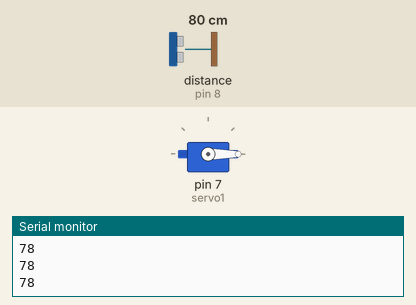
Bench run of a sketch on a simulated Arduino Uno, built with avr-gcc and run on an emulated ATmega328P. Parts: servo, the last lines printed to the serial monitor. Wiring (inferred from the names in the program): ultrasonic range finder: trigger pin 9; echo pin 8. Inputs (shaded band) come from the test bench; at power-on: distance to the obstacle (sensor on pin 8) 80 cm. The echo pulse lasts 58.3 µs per cm.

Above: at 1.6 s.
1.7 s: distance to the obstacle (sensor on pin 8) set to 34 cm
3.2 s: distance to the obstacle (sensor on pin 8) set to 28 cm
At 4.2 s:
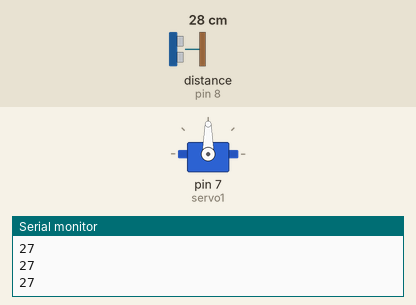
4.7 s: distance to the obstacle (sensor on pin 8) set to 35 cm
At 6.0 s:
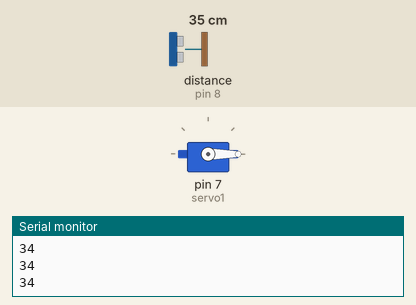
6.3 s: distance to the obstacle (sensor on pin 8) set to 2 cm
At 6.9 s:
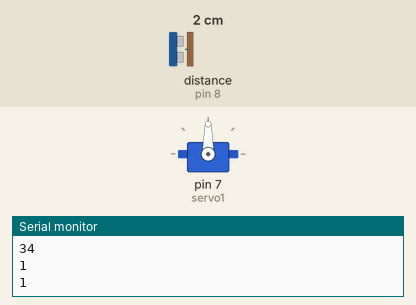
Timing chart, 0 to 8.9 s (numbered marks = the images above; inputs shaded):
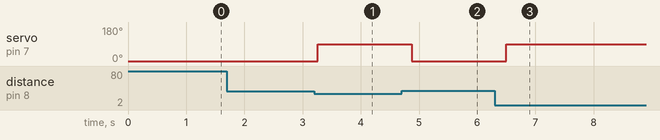

The sketch:

AutoBin.ino
```cpp
// include the servo library and make new servo objects
#include <Servo.h>
Servo servo1;
Servo servo2;

// servo activation distance
int distanceVal = 30;

// define ultrasonic distance sensor pins
const int trigPin1 = 9;
const int echoPin1 = 8;
// define variables used for distance sensor
long duration1;
int distance;

//////////////////////////////////////////////////////////////

void setup() {
  Serial.begin(9600); //use serial port with baud rate of 9600
  // first servo
  servo1.attach(7);
  servo1.write(0);
  delay(200);
  delay(200);
  pinMode(trigPin1, OUTPUT);  // Sets the trigPin as an Output
  pinMode(echoPin1, INPUT);   // Sets the echoPin as an Input
}

void loop() {
  distanceReady();
  functionality();
  Serial.println(distance);
}

void distanceReady() {
  // Clears the trigPin
  digitalWrite(trigPin1, LOW);
  delayMicroseconds(2);
  // Sets the trigPin on HIGH state for 10 micro seconds
  digitalWrite(trigPin1, HIGH);
  delayMicroseconds(10);
  digitalWrite(trigPin1, LOW);
  // Reads echoPin, returns the sound wave travel time in ms
  duration1 = pulseIn(echoPin1, HIGH);
  // Calculating distance
  distance = duration1 * 0.034 / 2;
}

// main code that opens/closes the trash can
void functionality() {
  if (distance <= distanceVal) {
    servo1.write(90);
    servo2.write(90);
    delay(200);
  } else if (distance > distanceVal) {
    servo1.write(0);
    servo2.write(0);
    delay(200);
  }}

void motorFunc() {
  // for controlling motor if it wants to turn left, left is low right is high
  // if it wants to turn right, left is high and right is low
}

void irFunc() {
  // detecting barcode
}

void ultrasonicFunc(){
  // check diagrams
  // use to check distances from angles
}

void servoFunc(){
  // 3 sectors - 45 degrees/90 deg/45 deg

  // servo functionaltiy to move the ultrasonic sensor
  // only moves when cntereded distance is less than 10 cm
  // stop motors then turn servo to sector 1, record the distance
  // check to sector 2, record distance
  // also check the center distance - as a side note, if we get the highest distance
  // we can remove it for efficency

  /*
  for example car goes straight, center sector <10, highest distance is left sector
  car moves left. servo moves back into center, and then we repeat
  whatever the highest distance is the direction we go.
  BUt the servo should always be in the center.


  */
}
```

Measured:
- the behaviour switches between 32 and 31 cm on distance to the obstacle (sensor on pin 8) (found by bisection; images 0 and 1)
- after the input at 3.2 s, servo on pin 7 (servo1): 0° → 90° after 0.06 s
- after the input at 4.7 s, servo on pin 7 (servo1): 90° → 0° after 0.18 s
- after the input at 6.3 s, servo on pin 7 (servo1): 0° → 90° after 0.20 s
